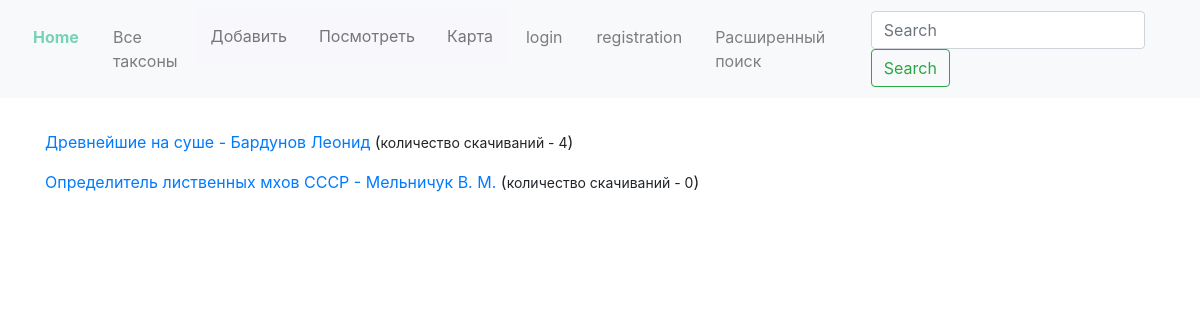
The page /taxons/books/ on the database its author committed.
### moss/models.py (models this page shows, shortened)
class Book(models.Model):
	title = models.CharField(max_length=100)
	file = models.FileField(upload_to='books')
	counter = models.PositiveIntegerField(default=0, verbose_name='Количество скачиваний')

### moss/views.py (the view)
# urls.py: path('books/', views.books, name='books'),
def books(request):
	all_books = Book.objects.all()
	return render(request, 'books.html', {'all_books': all_books})

### moss/templates/books.html (shortened to what this page needs)
{% extends 'base.html' %}
{% load bootstrap4 %}
{% block content %}
{% if all_books %}
	{% for book_obj in all_books %}
		<p><a href="{% url 'taxons:book' book_obj.id %}">{{book_obj.title}}</a>
		(<small>количество скачиваний - {{book_obj.counter}}</small>)</p>
	{% endfor %}
{% else %}
	<p>Sorry, no books added yet</p>
{% endif %}
{% endblock %}

### rows shown on the page
Book: title "Древнейшие на суше - Бардунов Леонид", counter "4"
Book: title "Определитель лиственных мхов СССР - Мельничук В. М.", counter "0"
